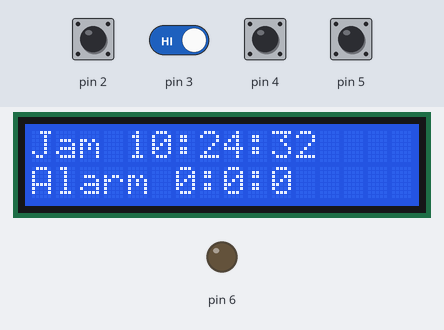
This sketch was run on a simulated Arduino Uno, built with avr-gcc and run on an emulated ATmega328P. Shown: 16×2 character LCD, output pins drawn as LEDs (lit = HIGH). Wiring (inferred from the names in the program): DS1307 clock at I2C address 0x68. The test bench sets the inputs (shaded band); at power-on: pin 2–5 HIGH. The local clock reads 2024-03-15 10:24:30 at power-on unless the sketch sets it; EEPROM starts erased.

Above: at 3.2 s.
3.3 s: pin 2 pulled LOW for 0.25 s
At 4.0 s:
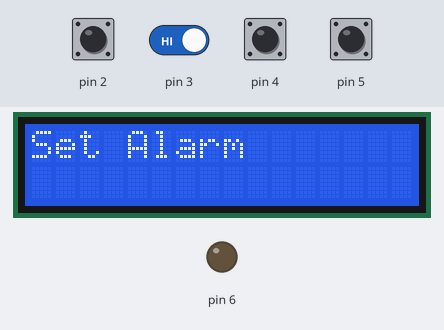
6.5 s: pin 2 pulled LOW for 1 s
At 7.5 s:
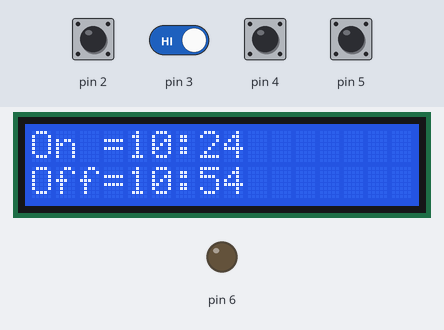
10.5 s: pin 5 pulled LOW for 1 s
At 12.8 s:
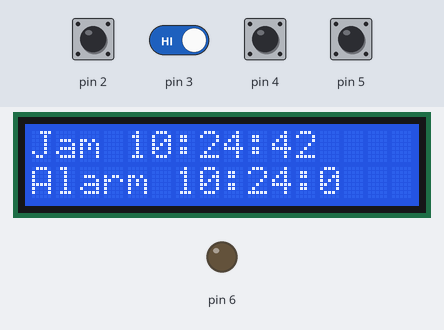
13.0 s: pin 2 driven LOW and pin 3 driven LOW
At 15.8 s:
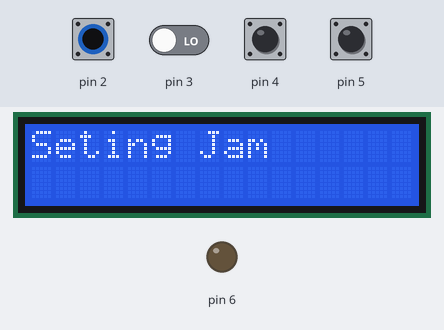
16.0 s: pin 2 driven HIGH
At 17.65 s:
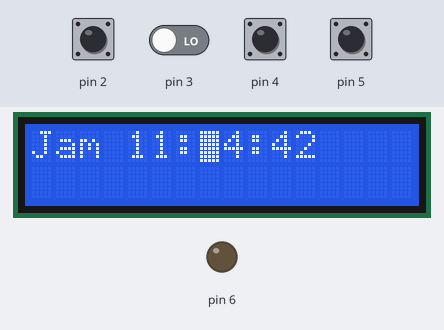
19.0 s: pin 2 driven LOW
At 20.7 s:
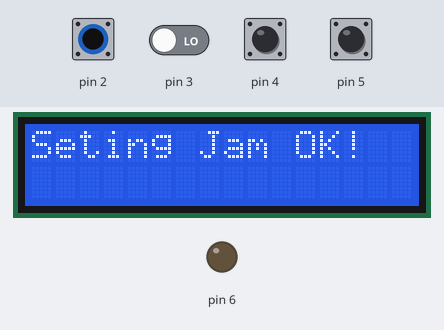
Timing chart, 0 to 22.2 s (numbered marks = the images above; inputs shaded):
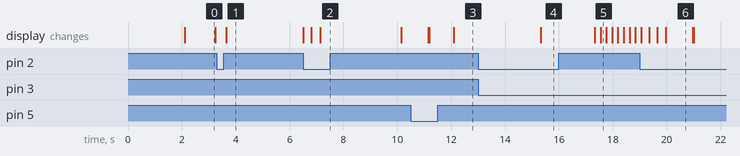

Measured:
- after the input at 3.3 s, the display: changes after 0.34 s (image 1)
- after the input at 10.5 s, pin 6: stays LOW (without the input it goes to HIGH after 0.68 s)
- after the input at 13.0 s, the display: changes after 2.3 s (image 4)
- what the display in image 0 shows lasts 1.1 s, from 2.1 s to 3.2 s
- what the display in image 6 shows lasts 1.0 s, from 20.0 s to 21.0 s

The sketch:

alarm_10.ino
```cpp
#include <EEPROM.h>
#include <LiquidCrystal_I2C.h>
#include "Wire.h"
#define DS1307_ADDRESS 0x68
byte zero = 0x00;
LiquidCrystal_I2C lcd(0x27, 2, 1, 0, 4, 5, 6, 7, 3, POSITIVE);
byte second ,minute,hour, weekDay;
byte monthDay,month,year;
byte minuteOn,hourOn,minuteOff,hourOff;
byte f_tombol, f_alarm, f_key, menu;
byte keluar=1;
byte setRTC;
boolean up=false;
boolean down=false;
void setup(){
pinMode(2,INPUT);
pinMode(3,INPUT);
pinMode(4,INPUT);
pinMode(5,INPUT);
digitalWrite(2,HIGH);
digitalWrite(3,HIGH);
digitalWrite(4,HIGH);
digitalWrite(5,HIGH);
pinMode(6,OUTPUT);
lcd.begin(16, 2);
lcd.print(" EXCELLENT");
delay(2000);
lcd.clear();
Wire.begin();
//-----------baca alarm
hourOn = EEPROM.read(0);
minuteOn = EEPROM.read(1);
hourOff = EEPROM.read(2);
minuteOff = EEPROM.read(3);
//-----------jika belum ada alarm
if(hourOn==255)hourOn=0;
if(minuteOn==255)minuteOn=0;
if(hourOff==255)hourOff=0;
if(minuteOff==255)minuteOff=0;
/*
//-------------- seting jam
hour=12;
minute=30;
second=0;
weekDay=1;
monthDay=29;
month=4;
year=16;
setingRTC();
*/
}
void loop(){
bacaRTC();
lcdDisplay();
lcd.setCursor(0,1);
lcd.print("Alarm ");
lcd.print(hourOn);
lcd.print(":");
lcd.print(minuteOn);
lcd.print(":0 ");
//---------- jika waktu sama dengan jam alarm ON maka alarm ON
if(hourOn==hour && minuteOn==minute && f_alarm==0){
digitalWrite(6,HIGH);
f_key=1;
}
//---------- jika waktu sama dengan jam alarm OFF maka alarm OFF
else if(hourOff==hour && minuteOff==minute){
digitalWrite(6,LOW);
f_alarm=0;
f_key=0;
}
//---------- jika Tombol matikan alarm di tekan maka alarm OFF
if(digitalRead(5)==0){
digitalWrite(6,LOW);
f_alarm=1;
f_key=0;
}
delay(200);
if(f_key==0){
cekTombol();
}
}
void cekTombol(){
if (digitalRead(2)==0){
do{
f_tombol++;
delay(100);
if(f_tombol>20)goto lanjut;
}
while(!digitalRead(2));
lanjut:
if(f_tombol<20){
setRTC=1;
lcd.clear();
lcd.print("Set Alarm");
delay(2000);
lcd.clear();
}
else{
lcd.clear();
lcd.print("Seting Jam");
delay(2000);
lcd.clear();
setRTC=0;
}
f_tombol=0;
lcdDisplay();
menu++;
lcd.blink();
lcd.setCursor(3,0);
do{
//------------------------next
if (digitalRead(2)==0){
delay(300);
menu++;
}
//---------------------------up
else if(digitalRead(3)==0){
delay(200);
up=true;
}
//----------------------------down
else if(digitalRead(4)==0){
delay(200);
down=true;
}
//-------------------------edit data jam
if (menu==1){
if (up==true && hour < 24){
hour++;
lcdDisplay();
}
else if (down==true && hour>0){
hour--;
lcdDisplay();
}
up=false;
down=false;
if (hour<10){
lcd.setCursor(6,0);
}
else {
lcd.setCursor(7,0);
}
}
//-------------------------edit data menit
else if (menu==2){
if (up==true && minute < 59){
minute++;
lcdDisplay();
}
else if (down==true && minute>0){
minute--;
lcdDisplay();
}
up=false;
down=false;
if (hour<10 && minute<10){
lcd.setCursor(8,0);
}
else if (hour<10 && minute>9){
lcd.setCursor(9,0);
}
else if (hour>9 && minute<10){
lcd.setCursor(9,0);
}
else if (hour>9 && minute>9){
lcd.setCursor(10,0);
}
}
//-------------------------edit data detik
else if (menu==3){
if (up==true && second < 59){
second++;
lcdDisplay();
}
else if (down==true && second>0){
second--;
lcdDisplay();
}
up=false;
down=false;
if (hour<10 && minute<10 && second<10){
lcd.setCursor(10,0);
}
else if (hour<10 && minute<10 && second>9){
lcd.setCursor(11,0);
}
else if (hour<10 && minute>9 && second<10){
lcd.setCursor(11,0);
}
else if (hour>9 && minute<10 && second<10){
lcd.setCursor(11,0);
}
else if (hour<10 && minute>9 && second>9){
lcd.setCursor(12,0);
}
else if (hour>9 && minute>9 && second<10){
lcd.setCursor(12,0);
}
else if (hour>9 && minute<10 && second>9){
lcd.setCursor(13,0);
}
else if (hour>9 && minute>9 && second>9){
lcd.setCursor(13,0);
}
}
//-------------------------simpan data Jam
if (setRTC==0 && menu==4){
setingRTC();
lcd.clear();
lcd.noBlink();
lcd.print("Seting Jam OK!");
delay(1000);
lcd.clear();
keluar=0;
}
//-------------------------simpan data Alarm
//----------------------selisih alarm Off adalah 5 menit
if(menu==3 && setRTC==1){
hourOn=hour;
minuteOn=minute;
hourOff=hour;
minuteOff=minute+30; //penambahan jeda alarm off
if(minuteOff>60){
hourOff=hourOff+1;
minuteOff=minuteOff-60;
}
lcd.noBlink();
lcd.clear();
lcd.print("On =");
lcd.print(hourOn);
lcd.print(":");
lcd.print(minuteOn);
lcd.setCursor(0,1);
lcd.print("Off=");
lcd.print(hourOff);
lcd.print(":");
lcd.print(minuteOff);
//------------simpan EEPROM
EEPROM.write(0, hourOn);
EEPROM.write(1, minuteOn);
EEPROM.write(2, hourOff);
EEPROM.write(3, minuteOff);
delay(3000);
lcd.clear();
lcd.print("Set Alarm OK!");
delay(1000);
lcd.clear();
setRTC=0;
keluar=0;
}
}
while(keluar);
keluar=1;
menu=0;
}
}
byte decToBcd(byte val){
return ( (val/10*16) + (val%10) );
}
byte bcdToDec(byte val) {
return ( (val/16*10) + (val%16) );
}
void bacaRTC(){
Wire.beginTransmission(DS1307_ADDRESS);
Wire.write(zero);
Wire.endTransmission();
Wire.requestFrom(DS1307_ADDRESS, 7);
second = bcdToDec(Wire.read());
minute = bcdToDec(Wire.read());
hour = bcdToDec(Wire.read() & 0b111111);
weekDay = bcdToDec(Wire.read());
monthDay = bcdToDec(Wire.read());
month = bcdToDec(Wire.read());
year = bcdToDec(Wire.read());
}
void lcdDisplay(){
if (setRTC==1){
lcd.setCursor(0,0);
lcd.print("Jam ");
lcd.print(hour);
lcd.print(":");
lcd.print(minute);
lcd.print(" ");
}
else{
lcd.setCursor(0,0);
lcd.print("Jam ");
lcd.print(hour);
lcd.print(":");
lcd.print(minute);
lcd.print(":");
lcd.print(second);
lcd.print(" ");
}
}
void setingRTC(){
Wire.beginTransmission(DS1307_ADDRESS);
Wire.write(zero); //stop RTC
Wire.write(decToBcd(second));
Wire.write(decToBcd(minute));
Wire.write(decToBcd(hour));
Wire.write(decToBcd(weekDay));
Wire.write(decToBcd(monthDay));
Wire.write(decToBcd(month));
Wire.write(decToBcd(year));
Wire.write(zero); //start
Wire.endTransmission();
}
```
